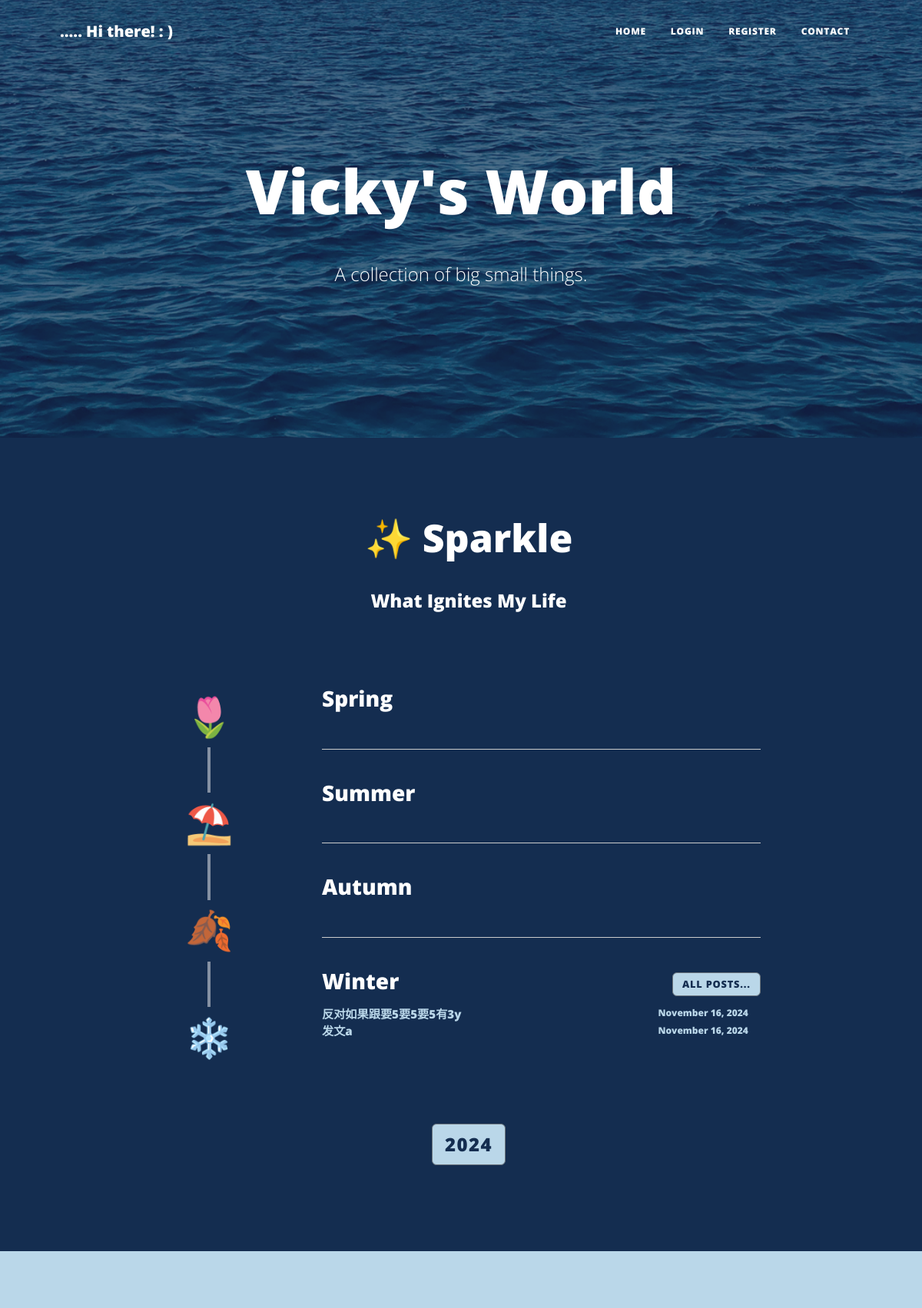
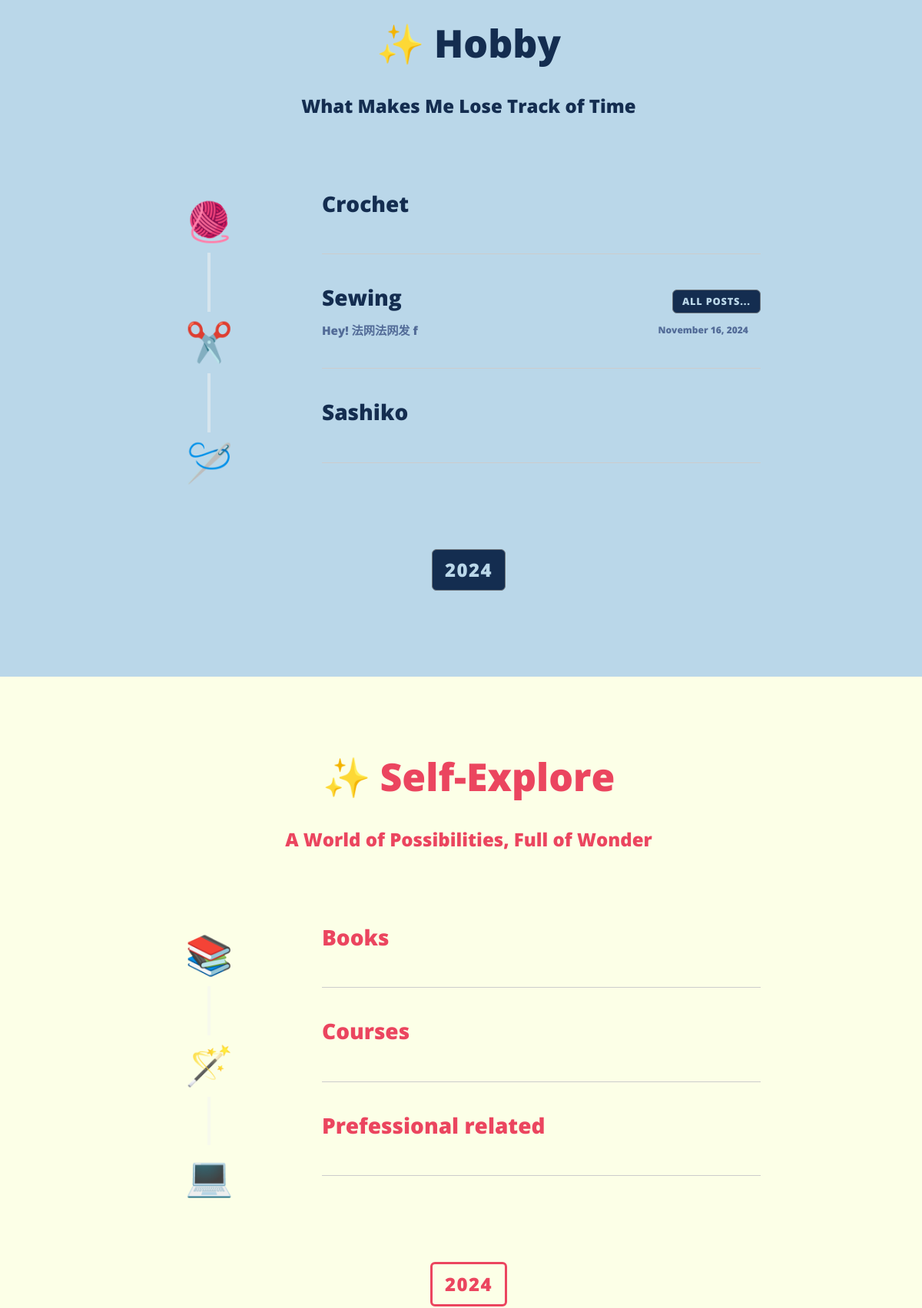
The page / (upper part) on the database its author committed (2 pictures, top to bottom).
### app.py (models this page shows)
class BlogPost(db.Model):
    __tablename__ = "blog_posts"
    id: Mapped[int] = mapped_column(Integer, primary_key=True)
    author_id: Mapped[int] = mapped_column(Integer, db.ForeignKey("users.id"))
    author = relationship("User", back_populates="blog_posts")
    title: Mapped[str] = mapped_column(String(250), unique=True, nullable=False)
    date: Mapped[str] = mapped_column(String(250), nullable=False)
    body: Mapped[str] = mapped_column(Text, nullable=False)
    img_url: Mapped[str] = mapped_column(String(250), nullable=True)
    category: Mapped[str] = mapped_column(String(250), nullable=False)
    sub_category: Mapped[str] = mapped_column(String(250))
    comments = relationship("Comment", back_populates="parent_blog_post")

### app.py (the view)
@app.route('/')
def get_all_posts():
    all_posts = db.session.execute(db.select(BlogPost)).scalars().all()
    spring = select_posts(posts=all_posts, category='sparkle', sub_category='spring')[::-1][:3]
    summer = select_posts(posts=all_posts, category='sparkle', sub_category='summer')[::-1][:3]
    winter = select_posts(posts=all_posts, category='sparkle', sub_category='winter')[::-1][:3]
    autumn = select_posts(posts=all_posts, category='sparkle', sub_category='autumn')[::-1][:3]
    crochet = select_posts(posts=all_posts, category='hobby', sub_category='crochet')[::-1][:3]
    sewing = select_posts(posts=all_posts, category='hobby', sub_category='sewing')[::-1][:3]
    sashiko = select_posts(posts=all_posts, category='hobby', sub_category='sashiko')[::-1][:3]
    books = select_posts(posts=all_posts, category='self-explore', sub_category='books')[::-1][:3]
    courses = select_posts(posts=all_posts, category='self-explore', sub_category='courses')[::-1][:3]
    professional = select_posts(posts=all_posts, category='self-explore', sub_category='professional')[::-1][:3]
    all_plans = db.session.execute(db.select(PlanPost)).scalars().all()
    january = select_plans(plans=all_plans, month='january')[::-1][:3]
    february = select_plans(plans=all_plans, month='february')[::-1][:3]
    march = select_plans(plans=all_plans, month='march')[::-1][:3]
    april = select_plans(plans=all_plans, month='april')[::-1][:3]
    may = select_plans(plans=all_plans, month='may')[::-1][:3]
    june = select_plans(plans=all_plans, month='june')[::-1][:3]
    july = select_plans(plans=all_plans, month='july')[::-1][:3]
    august = select_plans(plans=all_plans, month='august')[::-1][:3]
    september = select_plans(plans=all_plans, month='september')[::-1][:3]
    october = select_plans(plans=all_plans, month='october')[::-1][:3]
    november = select_plans(plans=all_plans, month='november')[::-1][:3]
    december = select_plans(plans=all_plans, month='december')[::-1][:3]
    return render_template("index.html", spring=spring,summer=summer,winter=winter,autumn=autumn,crochet=crochet,sewing=sewing,sashiko=sashiko, books=books, courses=courses,professional=professional, january = january,february = february,march = march,april = april,may = may,june = june,july = july,august = august,september = september,october = october,november = november,december = december,logged_in=current_user.is_authenticated)

### app.py (called while the page is built)
def select_posts(posts, category, sub_category):
    filtered_posts = []
    if posts != None:
        for post in posts:
            if post.category == category and post.sub_category == sub_category:
                filtered_posts.append(post)
    return filtered_posts

def select_plans(plans, month):
    filtered_plans = []
    if plans != None:
        for plan in plans:
            if month in plan.month:
                filtered_plans.append(plan)
    return filtered_plans

### templates/index.html (shortened to what this page needs)
{% include "header.html" %}
<header
  class="masthead"
  style="background-image: url('../static/assets/img/home-bg2.png');margin-bottom:0; "
>
  <div class="container position-relative px-4 px-lg-5">
    <div class="row gx-4 gx-lg-5 justify-content-center">
      <div class="col-md-10 col-lg-8 col-xl-7">
        <div class="site-heading">
          <h1>Vicky's World</h1>
          <br>
          <span class="subheading">A collection of big small things.</span>
        </div>
      </div>
    </div>
  </div>
</header>
 <div
 class="masthead section1"
 style="background-color: rgb(20,45,80);"
 >
 <div class="row gx-4 gx-lg-5 justify-content-center">
  <div class="col-md-10 col-lg-8 col-xl-7 text-center  mb-5">
    <div class="site-heading">
      {% if current_user.id == 1 %}
      <h2>✨ Sparkle   <a
          class="btn btn-primary float-right" style="background-color:rgb(71, 122, 153); border:none"
          href="{{url_for('add_new_post')}}"
          >+</a
        ></h2>
      {% else %}
      <h2>✨ Sparkle</h2>
        {% endif %}
      <br>
      <h4 style="color:white">What Ignites My Life</h4>
    </div>
  </div>
</div>
<div class="section_container  px-4 px-lg-5">
  <div class="section_container ">
    <div class="timeline">
        <div class="timeline-item">
            <div class="icon icon1">🌷</i></div>
        </div>
        <div class="timeline-item">
            <div class="icon icon1">⛱️</div>
        </div>
        <div class="timeline-item">
            <div class="icon icon1">🍂</div>
        </div>
        <div class="timeline-item">
            <div class="icon icon1">❄️</div>
        </div>
    </div>
    <div class="content">
      <div class="season">
        <div class="d-flex justify-content-between align-items-center mb-2">
            <h3>Spring</h3>
          </div>
      </div>
      <hr>
      <div class="season">
        <div class="d-flex justify-content-between align-items-center mb-2">
            <h3>Summer</h3>
        </div>
      </div>
      <hr>
      <div class="season">
        <div class="d-flex justify-content-between align-items-center mb-2">
            <h3>Autumn</h3>
          </div>
      </div>
      <hr>
      <div class="season">
        <div class="d-flex justify-content-between align-items-center mb-2">
            <h3>Winter</h3>
            {%  if winter %}
            <a class="btn btn-secondary btn-allposts text-uppercase"  style="color:rgb(20,45,80); background-color:rgb(186, 215, 233)" href="{{ url_for('get_select_posts', category='sparkle', sub_category='winter', logo='❄️')}}">All Posts...</a>
            {% endif %}
          </div>
        {% for post in winter %}
          <div class="d-flex justify-content-between align-items-center mb-1">
              <a href="{{ url_for('show_post', post_id=post.id) }}" class="text-decoration-none" style="color:rgb(186, 215, 233); font-size:1rem;  ">
                  <h4 class="mb-0" style="font-size:0.95rem">{{ post.title }}</h4>
              </a>
              <div class="d-flex align-items-center">
                  <h5 class="mb-0 me-3" style="color:rgb(186, 215, 233); font-size:0.75rem;  "> {{ post.date }}</h5>
              </div>
          </div>
        {% endfor %}
      </div>
    </div>
  </div>
</div>
<div class="container" style="padding:2rem; justify-items:center;">
  <div class="row">
    <div class="col-4"><a class="btn btn-secondary text-uppercase" style="color:rgb(20,45,80); background-color:rgb(186, 215, 233); font-size:1.5rem;" href="{{ url_for('get_year_posts', category='sparkle', year='2024')}}">2024</a> </div>
  </div>
  </div>
</div>
 <div
 class="masthead section2"
 style="background-color: #BAD7E9; color:rgb(20,45,80);"
 >
 <div class="row gx-4 gx-lg-5 justify-content-center">
  <div class="col-md-10 col-lg-8 col-xl-7 text-center  mb-5">
    <div class="site-heading">
      {% if current_user.id == 1 %}
      <h2>✨ Hobby   <a
          class="btn btn-primary float-right" style="background-color:rgb(82, 107, 151);border:none"
          href="{{url_for('add_new_post')}}"
          >+</a
        ></h2>
      {% else %}
      <h2>✨ Hobby</h2>
        {% endif %}
      <br>
      <h4>What Makes Me Lose Track of Time</h4>
    </div>
  </div>
</div>
<div class="section_container  px-4 px-lg-5">
  <div class="section_container ">
    <div class="timeline">
        <div class="timeline-item">
            <div class="icon icon2">🧶</div>
        </div>
        <div class="timeline-item">
            <div class="icon icon2">✂️</div>
        </div>
        <div class="timeline-item">
            <div class="icon icon2">🪡</div>
        </div>
    </div>
    <div class="content">
      <div class="season">
        <div class="d-flex justify-content-between align-items-center mb-2">
          <h3>Crochet</h3>
        </div>
      </div>
      <hr>
      <div class="season">
        <div class="d-flex justify-content-between align-items-center mb-2">
          <h3>Sewing</h3>
          {% if sewing %}
          <a class="btn btn-secondary btn-allposts text-uppercase"  style="color:rgb(186, 215, 233); background-color:rgb(20,45,80)" href="{{ url_for('get_select_posts', category='hobby', sub_category='sewing', logo='✂️')}}">All Posts...</a>
          {% endif %}
        </div>
        {% for post in sewing %}
          <div class="d-flex justify-content-between align-items-center mb-1">
              <a href="{{ url_for('show_post', post_id=post.id) }}" class="text-decoration-none" style="color:rgb(82, 107, 151); font-size:1rem;  ">
                  <h4 class="mb-0" style="font-size:0.95rem">{{ post.title }}</h4>
              </a>
              <div class="d-flex align-items-center">
                  <h5 class="mb-0 me-3" style="color:rgb(82, 107, 151); font-size:0.75rem;"> {{ post.date }}</h5>
              </div>
          </div>
        {% endfor %}
      </div>
      <hr>
      <div class="season">
        <div class="d-flex justify-content-between align-items-center mb-2">
          <h3>Sashiko</h3>
        </div>
      </div>
      <hr>
    </div>
  </div>
</div>
<div class="container" style="padding:2rem; justify-items:center;">
  <div class="row">
    <div class="col-4"><a class="btn btn-secondary text-uppercase" style="color:rgb(186, 215, 233); background-color:rgb(20,45,80); font-size:1.5rem;" href="{{ url_for('get_year_posts', category='hobby', year='2024')}}">2024</a> </div>
  </div>
  </div>
</div>
<div
class="masthead section3"
style="background-color: rgb(252, 255, 231); color:rgb(235, 69, 95); "
>
<div class="row gx-4 gx-lg-5 justify-content-center">
 <div class="col-md-10 col-lg-8 col-xl-7 text-center  mb-5">
   <div class="site-heading" >
    {% if current_user.id == 1 %}
    <h2>✨ Self-Explore  <a
        class="btn btn-primary float-right" style="background-color:rgb(248, 170, 182);border:none"
        href="{{url_for('add_new_post')}}"
        >+</a
      ></h2>
    {% else %}
    <h2>✨ Self-Explore</h2>
      {% endif %}
     <br>
     <h4>A World of Possibilities, Full of Wonder</h4>
   </div>
 </div>
</div>
<div class="section_container  px-4 px-lg-5">
 <div class="section_container ">
   <div class="timeline">
       <div class="timeline-item" >
           <div class="icon icon3" style="background-color: rgb(252, 255, 231)">📚</div>
       </div>
       <div class="timeline-item">
           <div class="icon icon3" style="background-color: rgb(252, 255, 231)">🪄</div>
       </div>
       <div class="timeline-item">
           <div class="icon icon3" style="background-color: rgb(252, 255, 231)">💻</div>
       </div>
   </div>
   <div class="content">
    <div class="season">
      <div class="d-flex justify-content-between align-items-center mb-2">
        <h3>Books</h3>
      </div>
    </div>
    <hr>
      <div class="season">
        <div class="d-flex justify-content-between align-items-center mb-2">
          <h3>Courses</h3>
        </div>
      </div>
      <hr>
      <div class="season">
        <div class="d-flex justify-content-between align-items-center mb-2">
          <h3>Prefessional related</h3>
        </div>
      </div>
      <hr>
   </div>
</div>
</div>
<div class="container" style="padding:2rem; justify-items:center;">
  <div class="row">
    <div class="col-4"><a class="btn btn-secondary text-uppercase btn3"  style="font-size:1.5rem;" href="{{ url_for('get_year_posts', category='self-explore', year='2024')}}">2024</a> </div>
  </div>
  </div>
</div>
{% include "footer.html" %}

### templates/header.html (style rules this page uses)
*, *::before, *::after { box-sizing: border-box; }
.container { width: 100%; margin: 0 auto; padding: 0; }
body, html { margin: 0; padding: 0; overflow-x: hidden; }
.section1, .section2, .section3, .section4 { padding-left: 10%; padding-right: 100px; padding-top: 100px; padding-bottom: 80px; }
.content { padding-left: 0; padding-right: 10%; }
.section_container { display: flex; width: 100%; padding: 20px; box-sizing: border-box; }
.timeline { flex: 0 0 20%; position: relative; display: flex; flex-direction: column; justify-content: space-between; align-items: center; margin-right: 5%; }
.timeline::before { content: ''; position: absolute; top: 0; left: 50%; width: 4px; height: 100%; background-color:rgba(244,244, 244, 0.5); transform: translateX(-50%); }
.timeline-item { position: relative; display: flex; justify-content: center; align-items: center; }
.icon { border: none; width: 80px; height: 80px; display: flex; justify-content: center; align-items: center; font-size: 50px; z-index: 1; }
.icon1 { background-color: rgb(20,45,80); }
.icon2 { background-color: #BAD7E9; }
.icon3 { background-color: rgb(252, 255, 231); }
.content { flex: 0 0 80%; padding-left: 20px; }
.season { margin-bottom: 40px; }
hr { border: none; border-top: 1px solid #ccc; margin: 40px 0; }
.section1 h3, .section1 h2, .section1 p, .section1 span { color: white; }
h2 { font-size: 50px; }
.btn3 { color:rgb(235, 69, 95); background-color:rgb(252, 255, 231); border: 3px solid rgb(235, 69, 95); font-size:1rem; }
.btn-allposts { padding: 5px 12px; font-size: 0.8rem; }

### rows shown on the page
BlogPost: title "反对如果跟要5要5要5有3y", date "November 16, 2024"
BlogPost: title "发文a", date "November 16, 2024"
BlogPost: title "Hey! 法网法网发 f", date "November 16, 2024"
